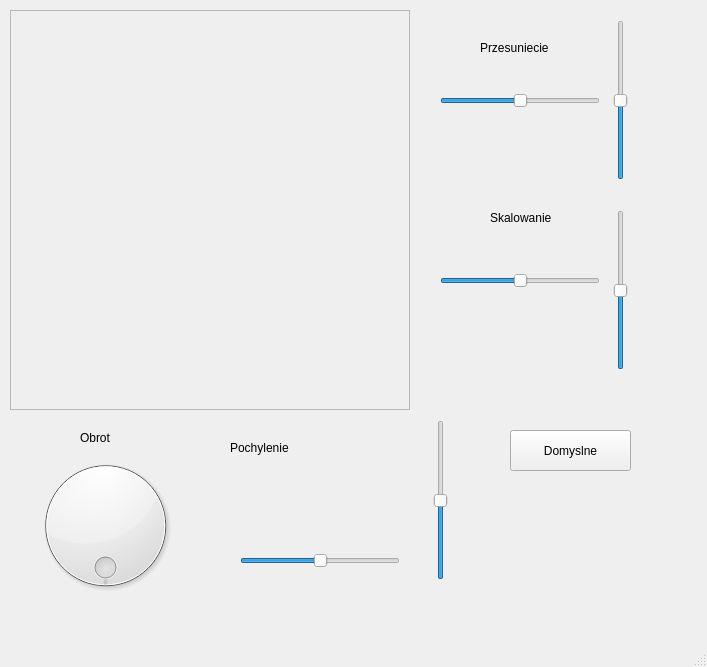
<?xml version="1.0" encoding="UTF-8"?>
<ui version="4.0">
 <class>MyWindow</class>
 <widget class="QMainWindow" name="MyWindow">
  <property name="geometry">
   <rect>
    <x>0</x>
    <y>0</y>
    <width>707</width>
    <height>667</height>
   </rect>
  </property>
  <property name="windowTitle">
   <string>MyWindow</string>
  </property>
  <widget class="QWidget" name="centralWidget">
   <widget class="QFrame" name="rysujFrame">
    <property name="geometry">
     <rect>
      <x>10</x>
      <y>10</y>
      <width>400</width>
      <height>400</height>
     </rect>
    </property>
    <property name="frameShape">
     <enum>QFrame::StyledPanel</enum>
    </property>
    <property name="frameShadow">
     <enum>QFrame::Raised</enum>
    </property>
   </widget>
   <widget class="QDial" name="rotacja">
    <property name="geometry">
     <rect>
      <x>20</x>
      <y>450</y>
      <width>171</width>
      <height>151</height>
     </rect>
    </property>
    <property name="mouseTracking">
     <bool>true</bool>
    </property>
    <property name="maximum">
     <number>360</number>
    </property>
    <property name="value">
     <number>0</number>
    </property>
    <property name="sliderPosition">
     <number>0</number>
    </property>
    <property name="tracking">
     <bool>false</bool>
    </property>
    <property name="orientation">
     <enum>Qt::Vertical</enum>
    </property>
    <property name="wrapping">
     <bool>true</bool>
    </property>
   </widget>
   <widget class="QSlider" name="szerokosc">
    <property name="geometry">
     <rect>
      <x>440</x>
      <y>90</y>
      <width>160</width>
      <height>22</height>
     </rect>
    </property>
    <property name="minimum">
     <number>-500</number>
    </property>
    <property name="maximum">
     <number>500</number>
    </property>
    <property name="value">
     <number>0</number>
    </property>
    <property name="orientation">
     <enum>Qt::Horizontal</enum>
    </property>
   </widget>
   <widget class="QSlider" name="wysokosc">
    <property name="geometry">
     <rect>
      <x>610</x>
      <y>20</y>
      <width>22</width>
      <height>160</height>
     </rect>
    </property>
    <property name="minimum">
     <number>-500</number>
    </property>
    <property name="maximum">
     <number>500</number>
    </property>
    <property name="value">
     <number>0</number>
    </property>
    <property name="orientation">
     <enum>Qt::Vertical</enum>
    </property>
   </widget>
   <widget class="QSlider" name="scalszer">
    <property name="geometry">
     <rect>
      <x>440</x>
      <y>270</y>
      <width>160</width>
      <height>22</height>
     </rect>
    </property>
    <property name="minimum">
     <number>0</number>
    </property>
    <property name="maximum">
     <number>100</number>
    </property>
    <property name="value">
     <number>50</number>
    </property>
    <property name="orientation">
     <enum>Qt::Horizontal</enum>
    </property>
   </widget>
   <widget class="QSlider" name="scalwys">
    <property name="geometry">
     <rect>
      <x>610</x>
      <y>210</y>
      <width>22</width>
      <height>160</height>
     </rect>
    </property>
    <property name="minimum">
     <number>0</number>
    </property>
    <property name="maximum">
     <number>100</number>
    </property>
    <property name="value">
     <number>50</number>
    </property>
    <property name="orientation">
     <enum>Qt::Vertical</enum>
    </property>
   </widget>
   <widget class="QLabel" name="label">
    <property name="geometry">
     <rect>
      <x>480</x>
      <y>40</y>
      <width>91</width>
      <height>16</height>
     </rect>
    </property>
    <property name="text">
     <string>Przesuniecie</string>
    </property>
   </widget>
   <widget class="QLabel" name="label_2">
    <property name="geometry">
     <rect>
      <x>490</x>
      <y>210</y>
      <width>81</width>
      <height>16</height>
     </rect>
    </property>
    <property name="text">
     <string>Skalowanie</string>
    </property>
   </widget>
   <widget class="QLabel" name="label_3">
    <property name="geometry">
     <rect>
      <x>80</x>
      <y>430</y>
      <width>55</width>
      <height>16</height>
     </rect>
    </property>
    <property name="text">
     <string>Obrot</string>
    </property>
   </widget>
   <widget class="QSlider" name="horizontalSlider">
    <property name="geometry">
     <rect>
      <x>240</x>
      <y>550</y>
      <width>160</width>
      <height>22</height>
     </rect>
    </property>
    <property name="minimum">
     <number>0</number>
    </property>
    <property name="maximum">
     <number>100</number>
    </property>
    <property name="singleStep">
     <number>1</number>
    </property>
    <property name="value">
     <number>50</number>
    </property>
    <property name="orientation">
     <enum>Qt::Horizontal</enum>
    </property>
   </widget>
   <widget class="QLabel" name="label_4">
    <property name="geometry">
     <rect>
      <x>230</x>
      <y>440</y>
      <width>91</width>
      <height>16</height>
     </rect>
    </property>
    <property name="text">
     <string>Pochylenie</string>
    </property>
   </widget>
   <widget class="QSlider" name="verticalSlider">
    <property name="geometry">
     <rect>
      <x>430</x>
      <y>420</y>
      <width>22</width>
      <height>160</height>
     </rect>
    </property>
    <property name="maximum">
     <number>100</number>
    </property>
    <property name="value">
     <number>50</number>
    </property>
    <property name="orientation">
     <enum>Qt::Vertical</enum>
    </property>
   </widget>
   <widget class="QPushButton" name="pushButton">
    <property name="geometry">
     <rect>
      <x>510</x>
      <y>430</y>
      <width>121</width>
      <height>41</height>
     </rect>
    </property>
    <property name="text">
     <string>Domyslne</string>
    </property>
   </widget>
  </widget>
  <widget class="QMenuBar" name="menuBar">
   <property name="geometry">
    <rect>
     <x>0</x>
     <y>0</y>
     <width>707</width>
     <height>20</height>
    </rect>
   </property>
  </widget>
  <widget class="QStatusBar" name="statusBar"/>
 </widget>
 <layoutdefault spacing="6" margin="11"/>
 <resources/>
 <connections/>
</ui>
